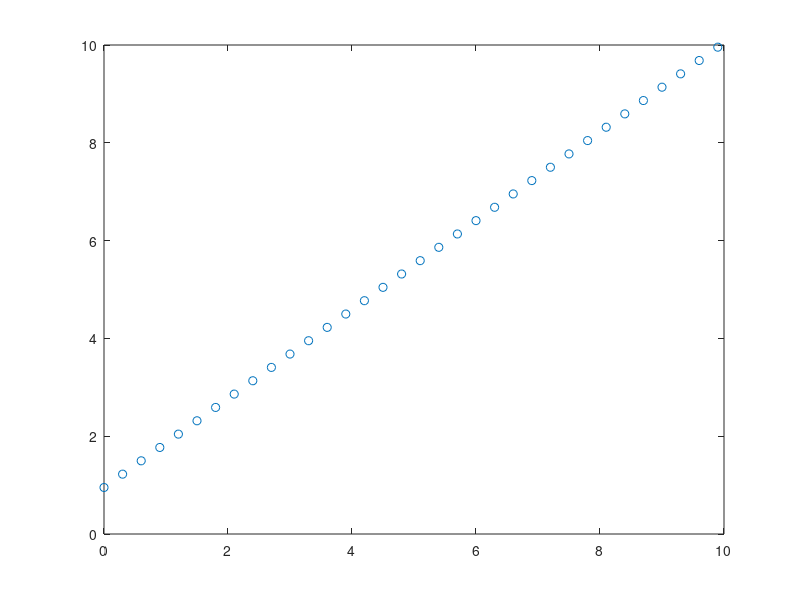

The MATLAB script that drew this image: (Note: this script raises an error after producing the figure.)
%
%
%
%
%
%
%

b = rand();
a = rand();
c = rand();

X = [0 : 0.3 : 10];
Yd = a*X + c;

figure(1);
plot(X, Yd, 'o');

W = rand(1, size(X,1)) * 2 - 1;

maxepocas = 10;
tol = 0.1;
alfa = 0.001;

[ W, b, erroEpoca] = treina_adaline(W,b,X,Yd,alfa,maxepocas,tol);

figure(2);
plot(erroEpoca);
title('SEQ x �poca');
xlabel('�poca');
ylabel('SEQ');

%Gerar novo vetor X
Xs = [0 : 0.5 : 10];
Ys = yadaline(W, b, Xs);

figure(3);
hold on
plot(Xs, Ys, '-');
title('Gera��o de dados e aprendizado Adaline');
xlabel('X');
ylabel('Y');
legend({'Dados', 'Fun��o aprendida'});
